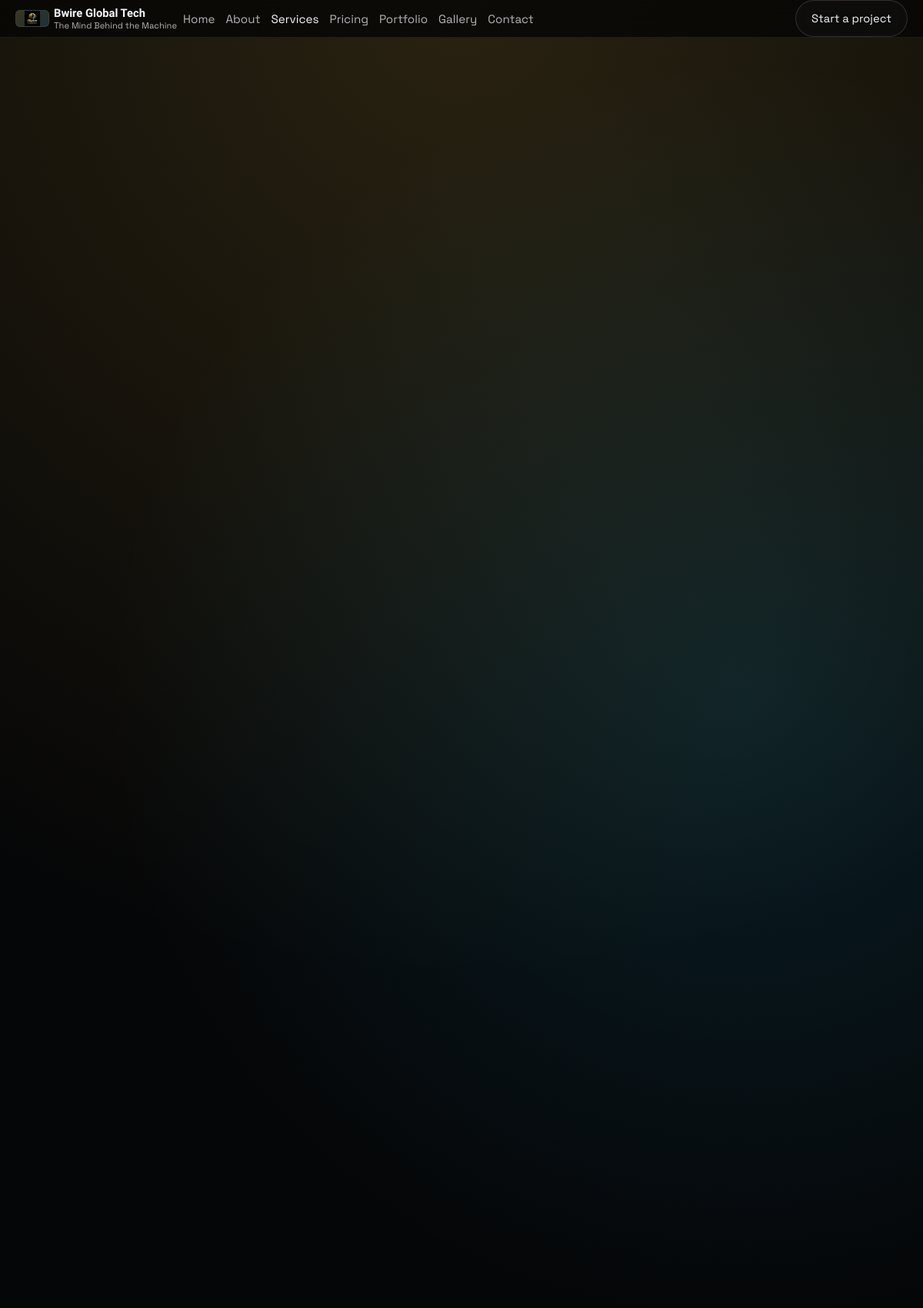
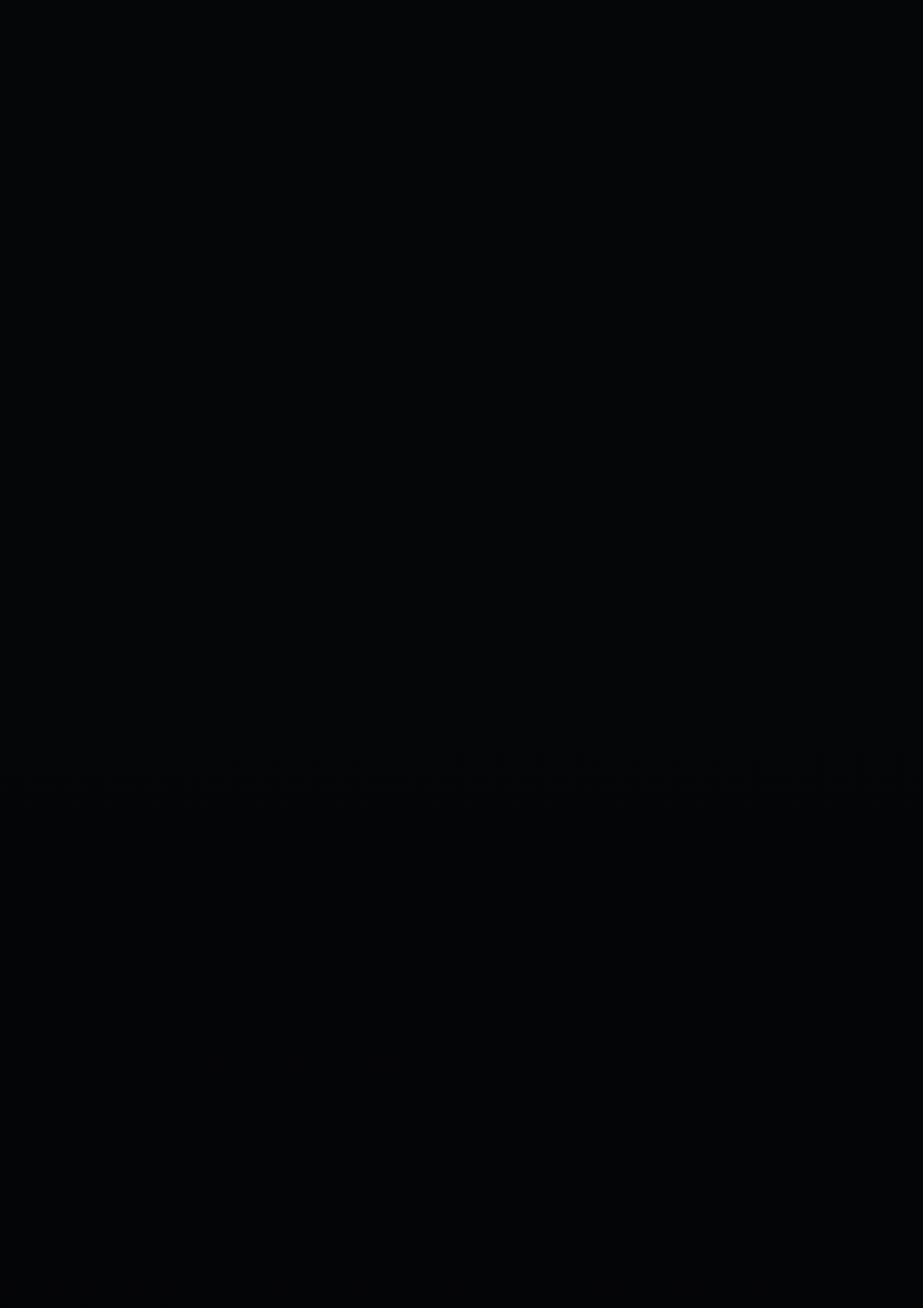
Page /services/ (upper part) on the committed database (2 pictures, top to bottom).
### home/models.py (models this page shows, shortened)
class SiteSettings(models.Model):
	site_name = models.CharField(max_length=120, default="Bwire Global Tech")
	tagline = models.CharField(max_length=120, default="The Mind Behind the Machine")
	owner_name = models.CharField(max_length=120, default="Bilford Derick Bwire")
	email = models.EmailField(default="bwireglobaltech917@gmail.com")
	phone = models.CharField(max_length=40, default="0722206805")
	instagram = models.CharField(max_length=120, default="bwireglobaltech")
	tiktok = models.CharField(max_length=120, default="bwireglobaltech")
	whatsapp_number = models.CharField(max_length=20, default="254722206805")
	whatsapp_message = models.CharField(
		max_length=240,
		default="Hi Bwire Global Tech, I'd like to start a project.",
	)
	footer_blurb = models.TextField(
		default="Premium digital systems with a strong visual identity, built for trust, speed, and conversion."
	)
	header_cta_label = models.CharField(max_length=60, default="Start a project")

### home/views.py (the view)
# urls.py: path("services/", services, name="services"),
@cache_page(60)
def services(request):
    context = site_context(
        "Services | Bwire Global Tech",
        "Discover the services, systems, and delivery process behind the brand.",
        "services",
    )
    context.update(
        {
            "services_hero": ServicesHero.objects.first(),
            "service_items": ServiceItem.objects.all(),
            "deliverables": DeliverableItem.objects.all(),
            "timeline_steps": TimelineStep.objects.all(),
            "services_faqs": ServicesFaq.objects.all(),
        }
    )
    return render(request, "home/services.html", context)

### home/services.py (called while the page is built)
def get_site_settings():
    return SiteSettings.objects.first()

def build_whatsapp_link(site_settings: SiteSettings | None) -> str:
    number = site_settings.whatsapp_number if site_settings else "254722206805"
    message = (
        site_settings.whatsapp_message
        if site_settings
        else "Hi Bwire Global Tech, I'd like to start a project."
    )
    return f"https://wa.me/{number}?text={quote(message)}"

### templates/home/services.html (shortened to what this page needs)
{% extends "base.html" %}
{% block content %}
<main class="page-shell page-shell--narrow">
</main>
{% endblock %}

### templates/base.html (shortened to what this page needs)
{% load static %}
<!DOCTYPE html>
<html lang="en">
<head>
  <link rel="stylesheet" href="{% static 'css/styles.css' %}">
  </head>
<body>
  <header class="site-header">
    <div class="site-shell site-header__inner">
      <a class="site-brand" href="{% url 'home' %}" aria-label="Bwire Global Tech home">
        <span class="brand-mark brand-mark--small" aria-hidden="true">
          <img class="brand-mark__image" src="{% static 'images/logo.png' %}" alt="">
        </span>
        <span>
          <strong>{{ site_name|default:'Bwire Global Tech' }}</strong>
          <small>{{ tagline|default:'Where web meets AI precision' }}</small>
        </span>
      </a>
      <nav class="site-nav" id="primary-navigation" aria-label="Primary navigation" data-nav-panel>
        {% for item in nav_items|default:'' %}
          <a class="site-nav__link{% if active_page == item.name %} is-active{% endif %}" href="{% url item.url_name %}">{{ item.label }}</a>
        {% endfor %}
      </nav>
      <a class="button button--ghost site-header__cta" id="header-cta" href="{% url 'contact' %}" aria-label="Start a project" tabindex="0" style="min-width:48px;min-height:48px;" data-ab-label-a="{{ site_settings.header_cta_label|default:"Start a project" }}">
      </a>
    </div>
  </header>
  <div id="page-start">
    {% block content %}{% endblock %}
  </div>
</body>
</html>

### static/css/styles.css (style rules this page uses)
a, .button { transition: color 0.2s, background 0.2s, box-shadow 0.2s, border 0.2s; }
:root { --bg: #050505; --bg-soft: #0b0b10; --panel: rgba(16, 16, 20, 0.82); --line: rgba(255, 255, 255, 0.1); --text: #f6f7fb; --muted: rgba(246, 247, 251, 0.72); --gold: #f6c44f; --gold-deep: #b57d12; --cyan: #22c7ff; --blue: #2d74ff; --shadow: 0 32px 70px rgba(0, 0, 0, 0.55); --radius: 28px; }
* { box-sizing: border-box; }
html { scroll-behavior: smooth; }
body { margin: 0; color: var(--text); background: radial-gradient(circle at top, rgba(246, 196, 79, 0.15), transparent 28%), radial-gradient(circle at 80% 20%, rgba(34, 199, 255, 0.13), transparent 22%), linear-gradient(180deg, #060606 0%, #050608 42%, #030304 100%); font-family: "Space Grotesk", system-ui, sans-serif; }
a { color: inherit; text-decoration: none; }
.site-shell { width: min(1180px, calc(100% - 32px)); margin: 0 auto; }
.site-header { position: sticky; top: 0; z-index: 20; backdrop-filter: blur(18px); background: rgba(5, 5, 5, 0.76); border-bottom: 1px solid rgba(255, 255, 255, 0.08); }
.site-header__inner { min-height: 86px; display: flex; align-items: center; justify-content: space-between; gap: 20px; }
.site-brand { display: inline-flex; align-items: center; gap: 14px; }
.site-brand strong, .site-brand small { display: block; }
.site-brand strong { font-family: "Sora", sans-serif; font-size: 1rem; }
.site-brand small { color: var(--muted); }
.brand-mark--small { width: 96px; height: 36px; border-radius: 12px; background: transparent; border: none; box-shadow: none; }
.brand-mark__image, .signal-card__logo-image { display: block; width: 100%; height: 100%; object-fit: contain; }
.site-nav { display: flex; align-items: center; flex-wrap: wrap; gap: 14px; }
.site-nav__link { color: var(--muted); font-size: 0.95rem; transition: color 160ms ease; }
.site-nav__link:hover, .site-nav__link.is-active { color: var(--text); }
.page-shell { width: min(1180px, calc(100% - 32px)); margin: 0 auto; padding: 24px 0 64px; }
.page-shell--narrow { padding-top: 36px; }
.brand-mark { position: relative; width: 74px; height: 74px; border-radius: 24px; background: linear-gradient(145deg, rgba(246, 196, 79, 0.18), rgba(34, 199, 255, 0.16)); border: 1px solid rgba(255, 255, 255, 0.12); box-shadow: inset 0 0 30px rgba(255, 255, 255, 0.08); }
.site-header__inner { min-height: 40px; display: flex; align-items: center; justify-content: space-between; padding: 0 4px; gap: 8px; }
.site-brand { display: flex; align-items: center; gap: 6px; }
.brand-mark--small { width: 44px; height: 22px; border-radius: 6px; }
.site-brand strong { font-size: 0.92rem; }
.site-brand small { font-size: 0.7rem; }
.site-header__cta { min-height: 36px; padding: 0 10px; font-size: 0.92rem; display: inline-flex; align-items: center; margin-left: auto; }
.button { display: inline-flex; align-items: center; justify-content: center; min-height: 48px; padding: 0 20px; border-radius: 999px; border: 1px solid transparent; transition: transform 180ms ease, border-color 180ms ease, background 180ms ease; }
.button--secondary, .button--ghost { color: var(--text); border-color: rgba(255, 255, 255, 0.14); background: rgba(255, 255, 255, 0.03); }
.button--ghost { backdrop-filter: blur(14px); }

### rows in the picture
SiteSettings: site_name "Bwire Global Tech", tagline "The Mind Behind the Machine"

### other values in the picture
{{ item.label }} "Home" "About" "Services" "Pricing" "Portfolio" "Gallery" "Contact"
